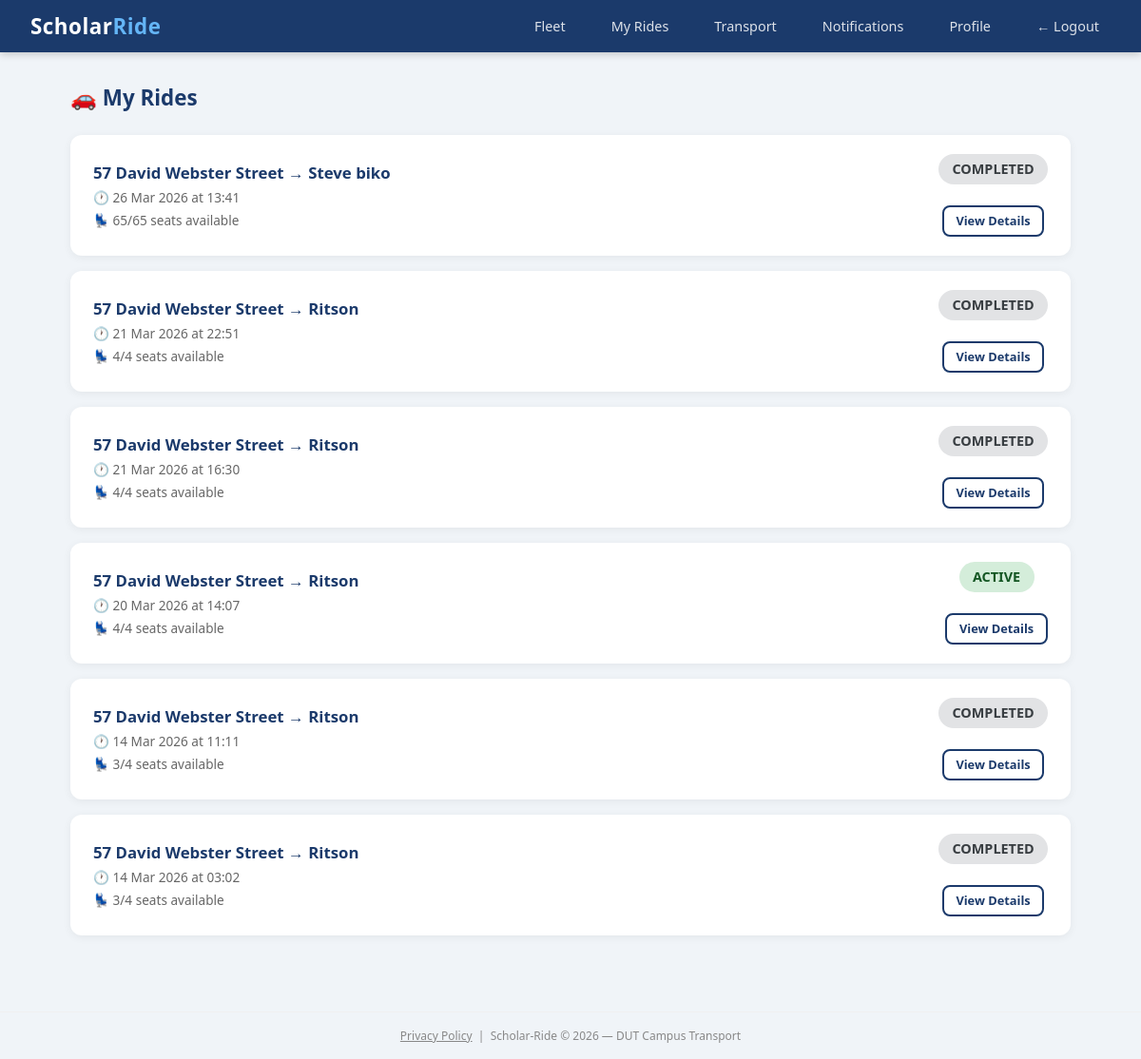
Page /rides/my (signed in) on the committed database.
### scholar_ride/models.py (models this page shows)
class Ride(db.Model):
    id = db.Column(db.Integer, primary_key=True)
    driver_id = db.Column(db.Integer, db.ForeignKey('user.id'), nullable=False)
    origin = db.Column(db.String(200), nullable=False)
    destination = db.Column(db.String(200), nullable=False)
    departure_time = db.Column(db.DateTime, nullable=False)
    available_seats = db.Column(db.Integer, nullable=False)
    total_seats = db.Column(db.Integer, nullable=False)
    status = db.Column(db.String(20), default='active')
    created_at = db.Column(db.DateTime, default=datetime.utcnow)
    bookings = db.relationship('Booking', backref='ride', lazy=True)
    vehicle_type = db.Column(db.String(50), nullable=True)
    vehicle_model = db.Column(db.String(100), nullable=True)
    registration_number = db.Column(db.String(20), nullable=True)
    completed_at = db.Column(db.DateTime, nullable=True)
    bus_number = db.Column(db.String(20), nullable=True)

### scholar_ride/routes/rides.py (the view)
@rides.route('/rides/my')
@login_required
def my_rides():
    all_rides = Ride.query.filter_by(
        driver_id=current_user.id
    ).order_by(Ride.departure_time.desc()).all()
    return render_template('rides/my_rides.html', rides=all_rides)

### scholar_ride/models.py (called while the page is built)
@login_manager.user_loader
def load_user(user_id):
    return User.query.get(int(user_id))

### scholar_ride/templates/rides/my_rides.html
{% extends "base.html" %}
{% block content %}
<div class="page-header d-flex justify-between align-center">
    <h4>🚗 My Rides</h4>
</div>
{% if rides %}
    {% for ride in rides %}
    <div class="ride-card">
        <div>
            <div class="ride-route">
                {{ ride.origin }} → {{ ride.destination }}
            </div>
            <div class="ride-meta">
                🕐 {{ ride.departure_time.strftime('%d %b %Y at %H:%M') }}
            </div>
            <div class="ride-meta">
                💺 {{ ride.available_seats }}/{{ ride.total_seats }} seats available
            </div>
        </div>
        <div class="text-center">
            <span class="badge
                {% if ride.status == 'active' %}badge-success
                {% elif ride.status == 'cancelled' %}badge-danger
                {% elif ride.status == 'delayed' %}badge-warning
                {% elif ride.status == 'completed' %}badge-secondary
                {% elif ride.status == 'breakdown' %}badge-danger
                {% else %}badge-info{% endif %}"
                style="font-size:0.9rem; padding:0.4rem 0.9rem;">
                {{ ride.status | upper }}
            </span>
            <br><br>
            <a href="/rides/{{ ride.id }}" class="btn btn-outline btn-sm">
                View Details
            </a>
        </div>
    </div>
    {% endfor %}
{% else %}
<div class="empty-state">
        <div class="empty-icon">🚌</div>
        <p>You have no ride at the moment.</p>
        <a href="/admin/fleet" class="btn btn-primary">🚌 Select a Vehicle from Fleet</a>
    </div>
{% endif %}
{% endblock %}

### scholar_ride/templates/base.html (style rules this page uses)
*, *::before, *::after { box-sizing: border-box; margin: 0; padding: 0; }
body { font-family: 'Segoe UI', Tahoma, Geneva, Verdana, sans-serif; background: #f0f4f8; color: #222; }
.btn { display: inline-block; padding: 0.65rem 1.4rem; border-radius: 8px; font-size: 0.9rem; font-weight: 600; cursor: pointer; border: none; text-decoration: none; text-align: center; transition: all 0.2s; }
.btn-outline { background: transparent; color: #1B3A6B; border: 2px solid #1B3A6B; }
.btn-sm { padding: 0.35rem 0.8rem; font-size: 0.8rem; }
.badge { display: inline-block; padding: 0.25rem 0.6rem; border-radius: 20px; font-size: 0.75rem; font-weight: 700; }
.badge-success { background: #d4edda; color: #155724; }
.badge-secondary { background: #e2e3e5; color: #383d41; }
.ride-card { background: white; border-radius: 12px; padding: 1.25rem 1.5rem; box-shadow: 0 2px 10px rgba(0,0,0,0.06); margin-bottom: 1rem; display: flex; justify-content: space-between; align-items: center; }
.ride-route { font-size: 1.05rem; font-weight: 700; color: #1B3A6B; }
.ride-meta { color: #666; font-size: 0.85rem; margin-top: 0.3rem; }
.text-center { text-align: center; }
.d-flex { display: flex; }
.justify-between { justify-content: space-between; }
.align-center { align-items: center; }
.page-header { margin-bottom: 1.5rem; }
.page-header h4 { color: #1B3A6B; font-size: 1.4rem; font-weight: 700; }

### rows in the picture
Ride: origin "57 David Webster Street", destination "Steve biko", departure_time "26 Mar 2026 at 13:41", available_seats "65", total_seats "65", status "COMPLETED"
Ride: origin "57 David Webster Street", destination "Ritson", departure_time "21 Mar 2026 at 22:51", available_seats "4", total_seats "4", status "COMPLETED"
Ride: origin "57 David Webster Street", destination "Ritson", departure_time "21 Mar 2026 at 16:30", available_seats "4", total_seats "4", status "COMPLETED"
Ride: origin "57 David Webster Street", destination "Ritson", departure_time "20 Mar 2026 at 14:07", available_seats "4", total_seats "4", status "ACTIVE"
Ride: origin "57 David Webster Street", destination "Ritson", departure_time "14 Mar 2026 at 11:11", available_seats "3", total_seats "4", status "COMPLETED"
Ride: origin "57 David Webster Street", destination "Ritson", departure_time "14 Mar 2026 at 03:02", available_seats "3", total_seats "4", status "COMPLETED"
